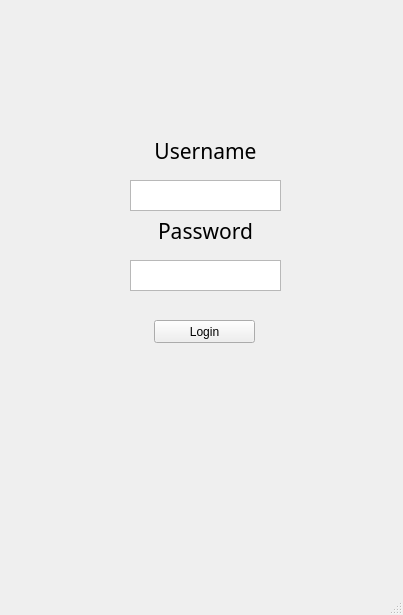
<?xml version="1.0" encoding="UTF-8"?>
<ui version="4.0">
 <class>MainWindow</class>
 <widget class="QMainWindow" name="MainWindow">
  <property name="geometry">
   <rect>
    <x>0</x>
    <y>0</y>
    <width>403</width>
    <height>615</height>
   </rect>
  </property>
  <property name="windowTitle">
   <string>MainWindow</string>
  </property>
  <property name="unifiedTitleAndToolBarOnMac">
   <bool>false</bool>
  </property>
  <widget class="QWidget" name="centralwidget">
   <widget class="QTextEdit" name="username_textbox">
    <property name="geometry">
     <rect>
      <x>130</x>
      <y>180</y>
      <width>151</width>
      <height>31</height>
     </rect>
    </property>
   </widget>
   <widget class="QTextEdit" name="password_textbox">
    <property name="geometry">
     <rect>
      <x>130</x>
      <y>260</y>
      <width>151</width>
      <height>31</height>
     </rect>
    </property>
   </widget>
   <widget class="QLabel" name="username_label">
    <property name="geometry">
     <rect>
      <x>130</x>
      <y>130</y>
      <width>151</width>
      <height>41</height>
     </rect>
    </property>
    <property name="font">
     <font>
      <family>Onyx</family>
      <pointsize>16</pointsize>
     </font>
    </property>
    <property name="layoutDirection">
     <enum>Qt::LeftToRight</enum>
    </property>
    <property name="text">
     <string>Username</string>
    </property>
    <property name="alignment">
     <set>Qt::AlignCenter</set>
    </property>
   </widget>
   <widget class="QLabel" name="password_label">
    <property name="geometry">
     <rect>
      <x>130</x>
      <y>210</y>
      <width>151</width>
      <height>41</height>
     </rect>
    </property>
    <property name="font">
     <font>
      <family>Onyx</family>
      <pointsize>16</pointsize>
     </font>
    </property>
    <property name="layoutDirection">
     <enum>Qt::LeftToRight</enum>
    </property>
    <property name="text">
     <string>Password</string>
    </property>
    <property name="alignment">
     <set>Qt::AlignCenter</set>
    </property>
   </widget>
   <widget class="QPushButton" name="login_button">
    <property name="geometry">
     <rect>
      <x>154</x>
      <y>320</y>
      <width>101</width>
      <height>23</height>
     </rect>
    </property>
    <property name="text">
     <string>Login</string>
    </property>
   </widget>
   <widget class="QLabel" name="label">
    <property name="geometry">
     <rect>
      <x>20</x>
      <y>400</y>
      <width>361</width>
      <height>181</height>
     </rect>
    </property>
    <property name="text">
     <string/>
    </property>
    <property name="pixmap">
     <pixmap>login_shaq.png</pixmap>
    </property>
    <property name="scaledContents">
     <bool>true</bool>
    </property>
   </widget>
   <widget class="QLabel" name="failure_notif">
    <property name="geometry">
     <rect>
      <x>136</x>
      <y>360</y>
      <width>141</width>
      <height>31</height>
     </rect>
    </property>
    <property name="text">
     <string/>
    </property>
    <property name="alignment">
     <set>Qt::AlignCenter</set>
    </property>
   </widget>
  </widget>
  <widget class="QMenuBar" name="menubar">
   <property name="geometry">
    <rect>
     <x>0</x>
     <y>0</y>
     <width>403</width>
     <height>21</height>
    </rect>
   </property>
  </widget>
  <widget class="QStatusBar" name="statusbar"/>
 </widget>
 <resources/>
 <connections/>
</ui>
